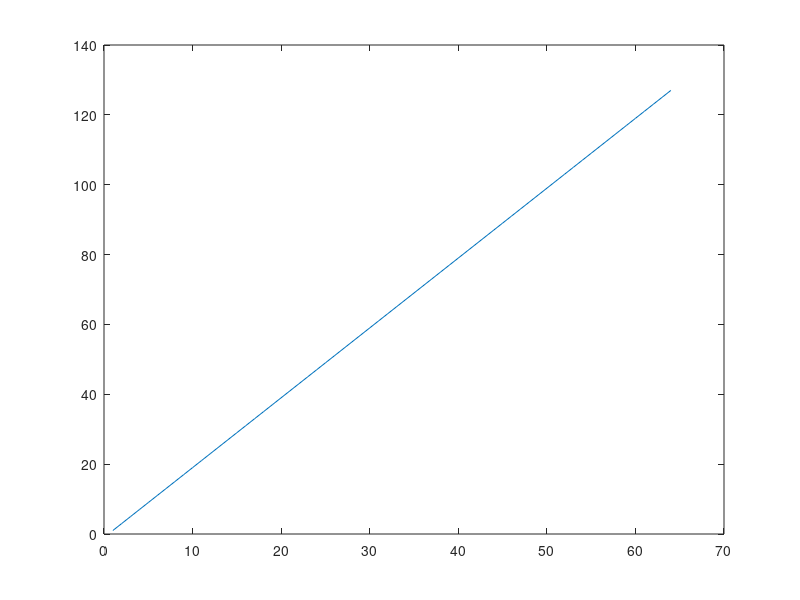

MATLAB code for this plot:
function [ time ] = countBeansAdd2()
x = zeros(64,1);
y = zeros(64,1);
sum = 0;
%# Get the data
for i = 1:64
    if i == 1
        sum = sum + 1;
    else
        sum = sum + 2;
    end
    x(i) = i;
    y(i) = sum;
end
%# Plot the data
plot(x,y, '-');

nSecs = sum; 
time = datestr(nSecs/86400, 'HH:MM:SS');
end

